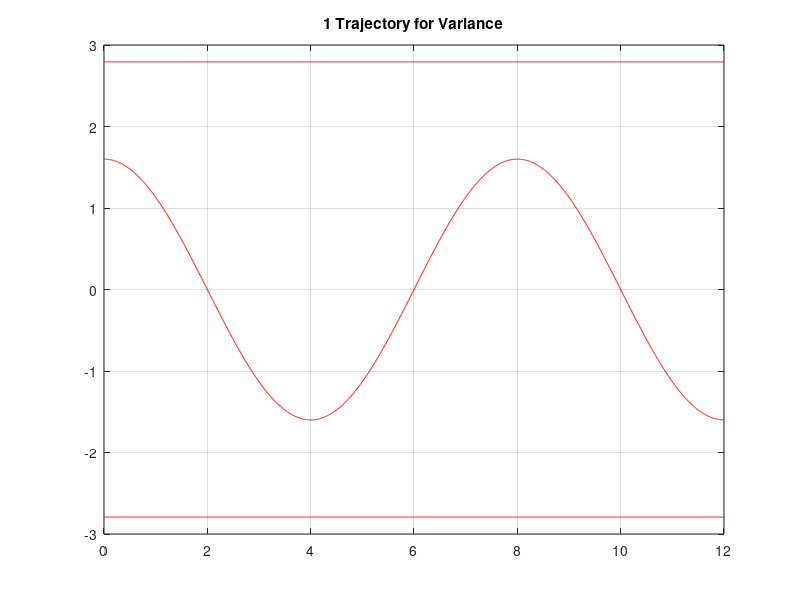
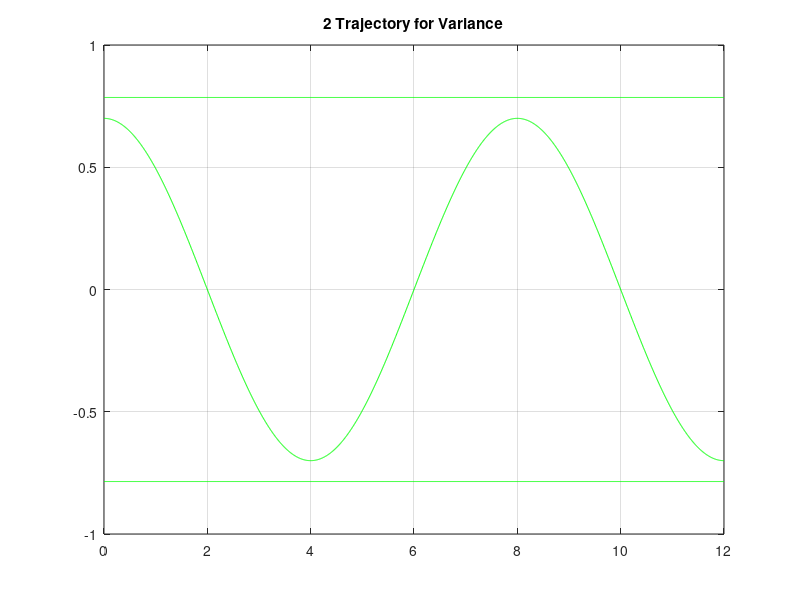
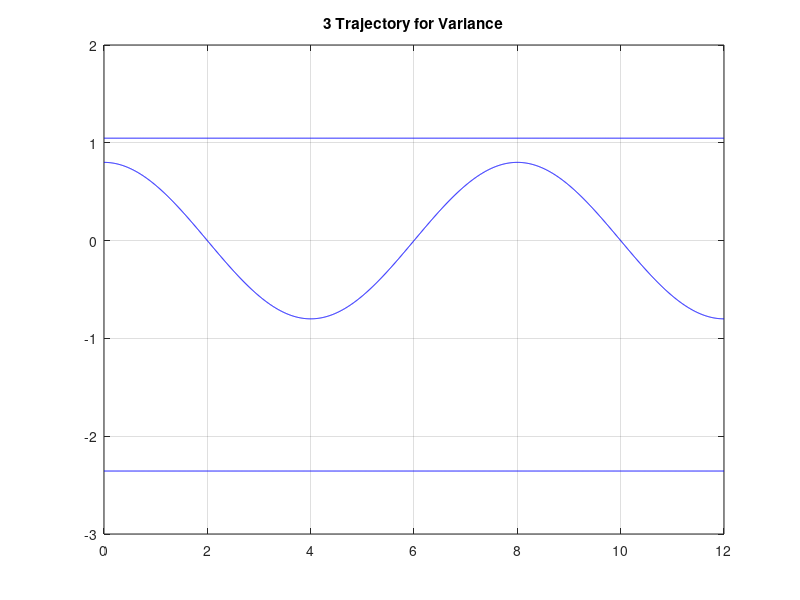
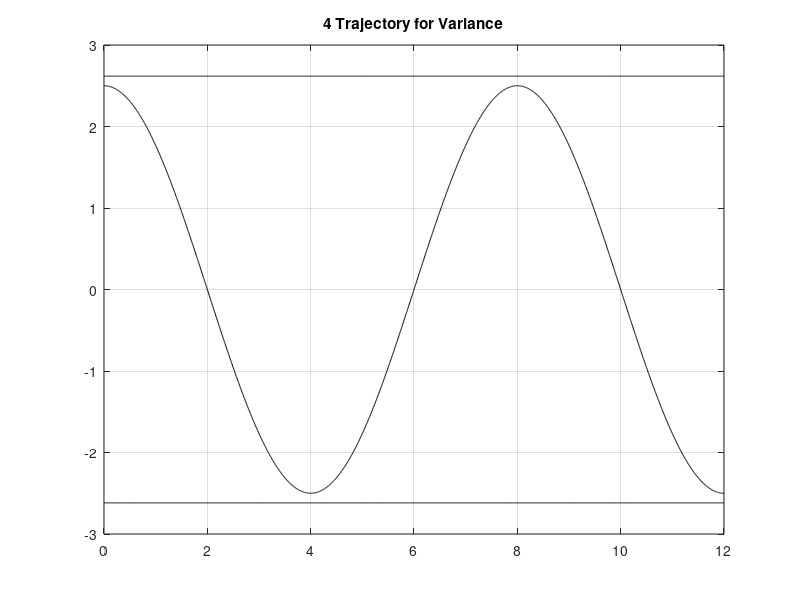

The MATLAB script that drew these images, in order:
%%%%%%%%%%%%%%%%%%%%%%%%%%%%%%%%%%%%
%@Copyright(c),Googol Shenzhen Tech. Ltd
%@File Name: VarIdnTrj.m
%@Author: Dai Dan
%@Version: 1.0
%@Date: 04/03/2015
%
%@Description: To generate offline trajectory to verify the variance of noise on torque or current
%%%%%%%%%%%%%%%%%%%%%%%%%%%%%%%%%%%%%
%%
clear all;
clc;
%%%%%%%%%%%%%
%%%Efort: [-180,180],[-65,145],[-220,65],[-180,180],[-135,135],[-360,360]
D2R = 1/180*pi;
PosRng(1,:)=[-160,160]*D2R;
PosRng(2,:)=[-45,45]*D2R;
PosRng(3,:)=[-135,60]*D2R;
PosRng(4,:)=[-150,150]*D2R;
PosRng(5,:)=[-120,120]*D2R;
PosRng(6,:)=[-360,360]*D2R;

%%%%%%%%%%%% Need to check with specs %%%%%%%%%%%%%%%
%%%Efort Joint Vel : 170,  165,    170,    360,   360,  600
%%%Efort Gear Ratio: 147,  179.18, 164.07, 76.95, 80,   51
%%%Efort Rated Speed:2000, 2000,   3000,   3000,  3000, 3000
%%%Efort Maximum Sp: 5000, 5000,   6000,   6000,  6000, 6000
%%%Recal Jnt Vel based on Rated Speed: 82,67,110,234,225,353
Vco = 1;
VelRng(1,:)=[-80,80]*D2R*Vco;
VelRng(2,:)=[-65,65]*D2R*Vco;
VelRng(3,:)=[-110,110]*D2R*Vco;
VelRng(4,:)=[-230,230]*D2R*Vco;
VelRng(5,:)=[-220,220]*D2R*Vco;
VelRng(6,:)=[-350,350]*D2R*Vco;

%%%%%%%%%%%% Need to check with specs %%%%%%%%%%%%%%%
%%%Controller define acc=2*vmax, is it Reasonable????
Aco = 1;
AccRng(1,:)=[-160,160]*D2R*Aco;
AccRng(2,:)=[-130,130]*D2R*Aco;
AccRng(3,:)=[-220,220]*D2R*Aco;
AccRng(4,:)=[-460,460]*D2R*Aco;
AccRng(5,:)=[-440,440]*D2R*Aco;
AccRng(6,:)=[-700,700]*D2R*Aco;

Wf = 0.25*pi;
Cof=[1.6 0.7 0.8 2.5 2 6];
Ts=6e-3;
Ns=2000;
t=[0:Ts:Ts*Ns];

for i=1:(Ns+1)
    Pos(i,:)=Cof*cos(Wf*t(i));
    Vel(i,:)=-Cof*Wf*sin(Wf*t(i));
    Acc(i,:)=Cof*Wf^2*sin(Wf*t(i));
end

%%
%%%%%%%%%%%%Vel & Acc Verification%%%%%%%%
color={'r','g','b','k','y','c'};
for i=1:6
    figure(i);
    plot(t,Pos(:,i),color{i});
    hold on;
    plot(t,ones(1,Ns+1)*PosRng(i,1),color{i});
    hold on;
    plot(t,ones(1,Ns+1)*PosRng(i,2),color{i});
    grid on;
    hold off;
    str=sprintf('%d Trajectory for Variance',i);
    title(str);
end


% %%
% %%%%%%%%%%%Descarte Trajectory Verification%%%%%%%%%%
% %%%%%%%%%%%%%%%%Efort DH%%%%%%%%%%%%%%%%%%%%%%%%%%%
% DH=[0       504     0       0       760    0;
%         0       0       -pi/2   0       pi      pi;
%         0       170     780     140     0       0;
%         0       -pi/2   0       -pi/2   -pi/2    -pi/2;];
% 
% g_st=eye(4);
%     
% g_st(1:3,4)=[1055;0;1424];    % For situation measuring only one point attached to end-frame
% Ksi_n = DH2Twist_S6(DH,g_st);
% Jnt=Pos';
% Jnt(7,:)=1;
% 
% for j=1:Ns+1
%     g_tmp = Fwd_Kin(Ksi_n,Jnt(:,j));
%     Pnt(1:3,j)=g_tmp(1:3,4);
% end
% 
% %%
% figure(10);
% plot3(Pnt(1,:),Pnt(2,:),Pnt(3,:),'.b');
% hold on;
% plot3(Pnt(1,1),Pnt(2,1),Pnt(3,1),'.r');
% grid on;

